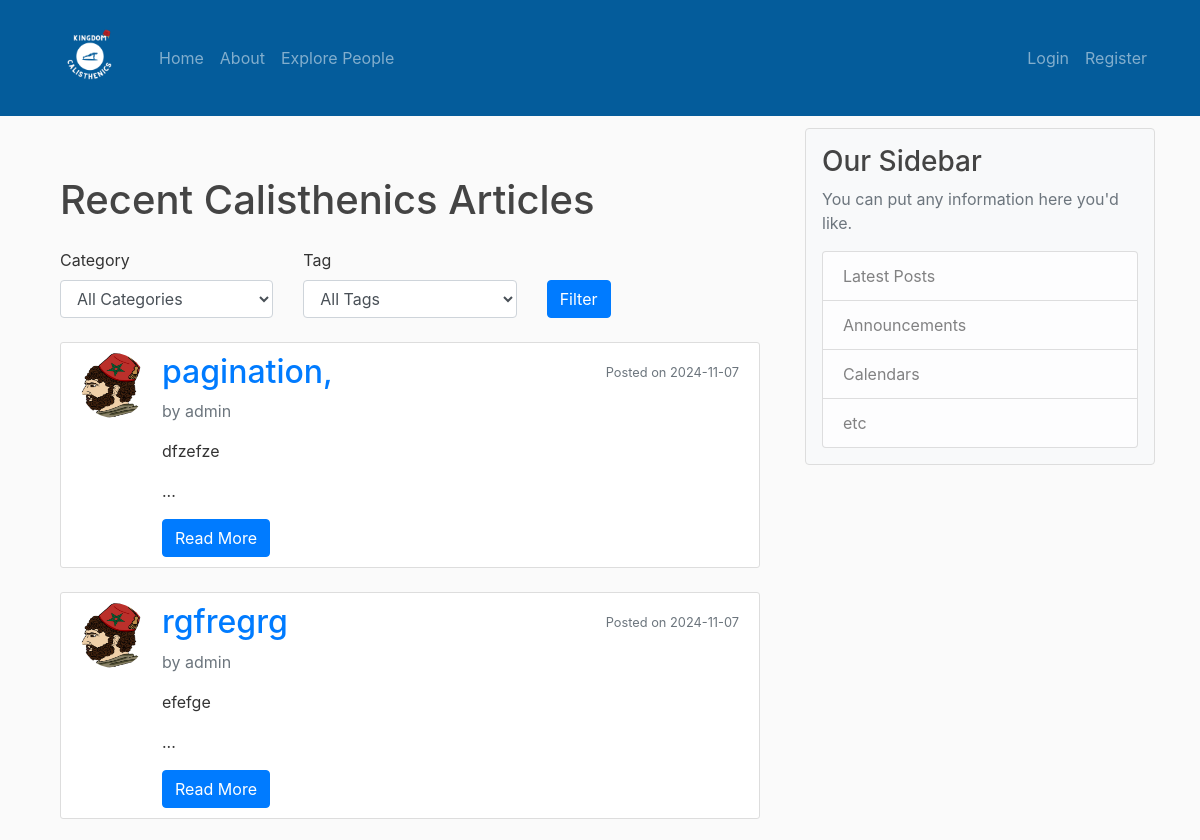
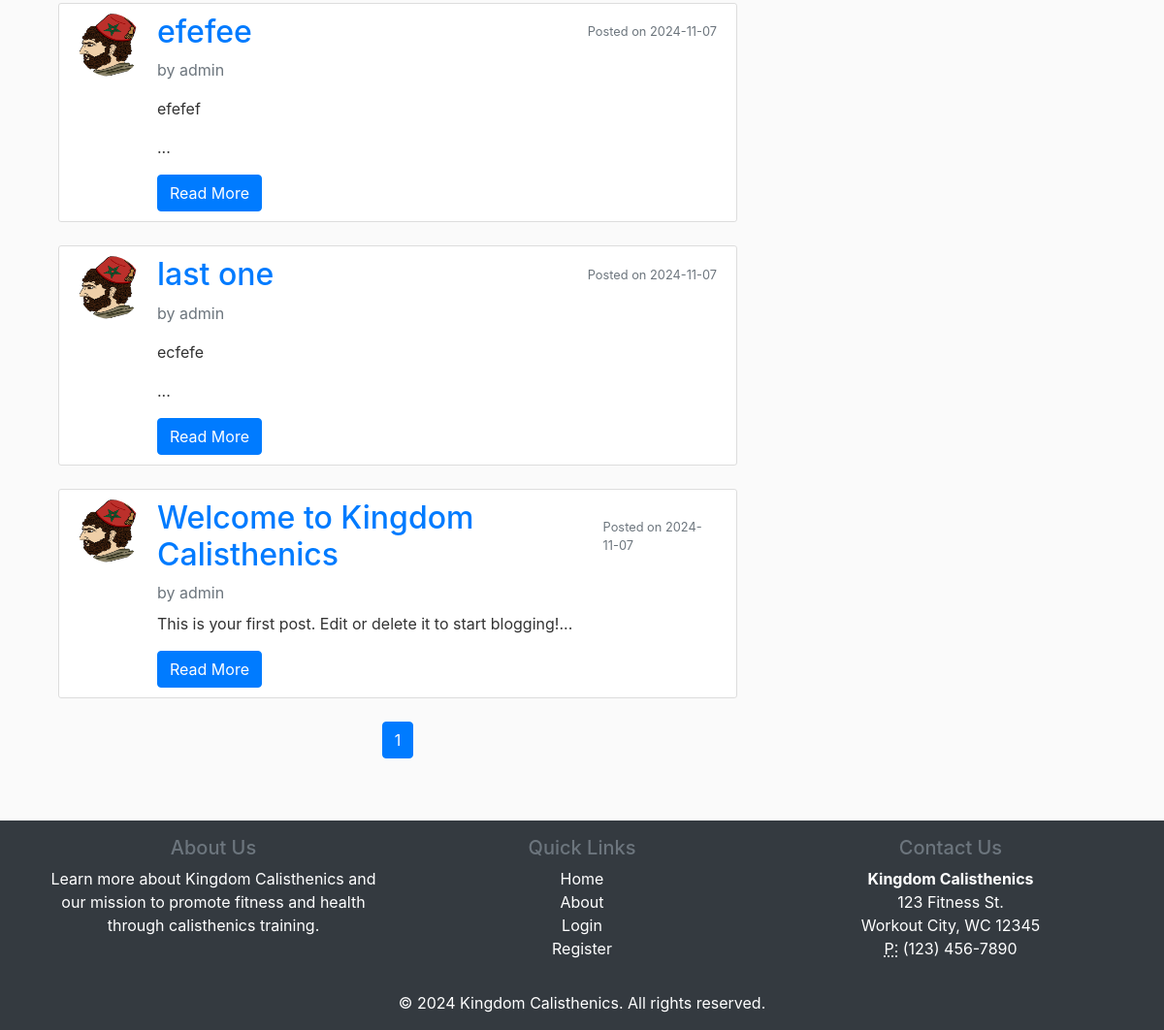
The page /home on the database its author committed (2 pictures, top to bottom).
### CalisthenicsBlog/models.py (models this page shows, shortened)
class Post(db.Model):
    id = db.Column(db.Integer, primary_key=True)
    title = db.Column(db.String(100), nullable=False)
    slug = db.Column(db.String(100), unique=True, nullable=False)
    date_posted = db.Column(db.DateTime, nullable=False, default=datetime.utcnow)
    last_modified = db.Column(db.DateTime, nullable=False, default=datetime.utcnow, onupdate=datetime.utcnow)
    content = db.Column(db.Text, nullable=False)
    excerpt = db.Column(db.String(200))
    featured_image = db.Column(db.String(100))
    is_published = db.Column(db.Boolean, default=True)
    views = db.Column(db.Integer, default=0)
    user_id = db.Column(db.Integer, db.ForeignKey('user.id'), nullable=False)
    category_id = db.Column(db.Integer, db.ForeignKey('category.id'))
    tags = db.relationship('Tag', secondary=post_tags, lazy='subquery',
                          backref=db.backref('posts', lazy=True))

class User(db.Model, UserMixin):
    id = db.Column(db.Integer, primary_key=True)
    username = db.Column(db.String(20), unique=True, nullable=False)
    email = db.Column(db.String(120), unique=True, nullable=False)
    image_file = db.Column(db.String(20), nullable=False, default='default.png')
    password = db.Column(db.String(60), nullable=False)
    role = db.Column(db.String(10), nullable=False, default='reader')
    posts = db.relationship('Post', backref='author', lazy=True)
    is_writer_applicant = db.Column(db.Boolean, default=False)  # True if user has applied to be a writer

### CalisthenicsBlog/routes.py (the view)
@app.route("/")
@app.route("/home")
def home():
    category_id = request.args.get('category', type=int)
    tag_id = request.args.get('tag', type=int)
    page = request.args.get('page', 1, type=int)
    query = Post.query.order_by(Post.date_posted.desc())
    if category_id:
        query = query.filter(Post.category_id == category_id)
    if tag_id:
        query = query.join(Post.tags).filter(Tag.id == tag_id)
    posts = query.paginate(page=page, per_page=5)  # Adjust `per_page` as needed
    categories = Category.query.all()
    tags = Tag.query.all()
    return render_template('home.html', posts=posts, categories=categories, tags=tags, int=int)

### CalisthenicsBlog/templates/home.html (shortened to what this page needs)
{% extends "layout.html" %}
{% block content %}
    <div class="container mt-5">
        <h1 class="mb-4">Recent Calisthenics Articles</h1>
        <form method="get" action="{{ url_for('home') }}" class="mb-4">
            <div class="row">
                <div class="col-md-4">
                    <label for="category">Category</label>
                    <select name="category" id="category" class="form-control">
                        <option value="">All Categories</option>
                    </select>
                </div>
                <div class="col-md-4">
                    <label for="tag">Tag</label>
                    <select name="tag" id="tag" class="form-control">
                        <option value="">All Tags</option>
                    </select>
                </div>
                <div class="col-md-4 align-self-end">
                    <button type="submit" class="btn btn-primary">Filter</button>
                </div>
            </div>
        </form>
        {% for post in posts.items %}
            <article class="media content-section mb-4">
                <img class="rounded-circle article-img" src="{{ url_for('static', filename='profile_pics/' + post.author.image_file) }}" alt="">
                <div class="media-body">
                    <div class="d-flex justify-content-between align-items-center mb-2">
                        <h2 class="article-title mb-0"><a href="{{ url_for('post', post_id=post.id) }}">{{ post.title }}</a></h2>
                        <small class="text-muted">Posted on {{ post.date_posted.strftime('%Y-%m-%d') }}</small>
                    </div>
                    <div class="mb-2">
                        <a class="text-secondary" href="#">by {{ post.author.username }}</a>
                    </div>
                    <p class="article-content">{{ post.content[:100] | safe }}...</p>
                    <a href="{{ url_for('post', post_id=post.id) }}" class="btn btn-primary">Read More</a>
                </div>
            </article>
        {% endfor %}
        <nav aria-label="Page navigation">
            <ul class="pagination justify-content-center">
                {% for page_num in posts.iter_pages() %}
                    {% if page_num %}
                        <li class="page-item {% if page_num == posts.page %}active{% endif %}">
                            <a class="page-link" href="{{ url_for('home', page=page_num, category=request.args.get('category'), tag=request.args.get('tag')) }}">{{ page_num }}</a>
                        </li>
                    {% else %}
                        <li class="page-item disabled"><span class="page-link">…</span></li>
                    {% endif %}
                {% endfor %}
            </ul>
        </nav>
    </div>
{% endblock content %}

### CalisthenicsBlog/templates/layout.html (shortened to what this page needs)
<!DOCTYPE html>
<html lang="en">
<head>
    <link rel="stylesheet" href="https://cdn.jsdelivr.net/npm/bootstrap@4.4.1/dist/css/bootstrap.min.css">
    <link rel="stylesheet" type="text/css" href="{{ url_for('static', filename='main.css')}}">
    <link rel="stylesheet" href="{{ url_for('static', filename='css/about.css') }}">
    <link rel="stylesheet" href="{{ url_for('static', filename='css/user.css') }}">
</head>
<body>
<nav class="navbar navbar-expand-md navbar-dark bg-steel fixed-top">
    <div class="container">
        <a class="navbar-brand" href="/">
            <img src="{{ url_for('static', filename='images/logo3.png') }}" alt="Logo" style="width: 90px; height: auto; ">
        </a>
        <div class="collapse navbar-collapse" id="navbarNav">
            <ul class="navbar-nav mr-auto">
                <li class="nav-item">
                    <a class="nav-link" href="/">Home</a>
                </li>
                <li class="nav-item">
                    <a class="nav-link" href="/about">About</a>
                </li>
                <li class="nav-item">
                    <a class="nav-link" href="{{ url_for('explore_people') }}">Explore People</a>
                </li>
            </ul>
            <ul class="navbar-nav ml-auto">
                {% if current_user.is_authenticated %}
                <li class="nav-item">
                    <a class="nav-link" href="{{ url_for('new_post')}}">New Post</a>
                </li>
                    <li class="nav-item">
                        <a class="nav-link" href="{{ url_for('account')}}">Account</a>
                    </li>
                    <li class="nav-item">
                        <a class="nav-link" href="{{ url_for('logout')}}">Logout</a>
                    </li>
                {% else %}
                    <li class="nav-item">
                        <a class="nav-link" href="{{ url_for('login')}}">Login</a>
                    </li>
                    <li class="nav-item">
                        <a class="nav-link" href="{{ url_for('register')}}">Register</a>
                    </li>
                {% endif %}
            </ul>
        </div>
    </div>
</nav>
<main role="main" class="container py-5 mt-5">
    <div class="row">
        <div class="col-md-8">
            {% block content %}{% endblock %}
        </div>
        <div class="col-md-4">
            <div class="content-section p-3 bg-light rounded">
                <h3>Our Sidebar</h3>
                <p class='text-muted'>You can put any information here you'd like.</p>
                <ul class="list-group">
                    <li class="list-group-item list-group-item-light">Latest Posts</li>
                    <li class="list-group-item list-group-item-light">Announcements</li>
                    <li class="list-group-item list-group-item-light">Calendars</li>
                    <li class="list-group-item list-group-item-light">etc</li>
                </ul>
            </div>
        </div>
    </div>
</main>
<footer class="footer mt-auto py-3 bg-dark text-white text-center">
    <div class="container">
        <div class="row">
            <div class="col-md-4 ">
                <h5 class="text-secondary">About Us</h5>
                <p>Learn more about Kingdom Calisthenics and our mission to promote fitness and health through calisthenics training.</p>
            </div>
            <div class="col-md-4">
                <h5 class="text-secondary">Quick Links</h5>
                <ul class="list-unstyled">
                    <li><a href="/" class="text-white">Home</a></li>
                    <li><a href="/about" class="text-white">About</a></li>
                    <li><a href="/login" class="text-white">Login</a></li>
                    <li><a href="/register" class="text-white">Register</a></li>
                </ul>
            </div>
            <div class="col-md-4">
                <h5 class="text-secondary">Contact Us</h5>
                <address>
                    <strong>Kingdom Calisthenics</strong><br>
                    123 Fitness St.<br>
                    Workout City, WC 12345<br>
                    <abbr title="Phone">P:</abbr> (123) 456-7890
                </address>
            </div>
        </div>
        <div class="text-center mt-3">
            &copy; 2024 Kingdom Calisthenics. All rights reserved.
        </div>
    </div>
</footer>
</body>
</html>

### CalisthenicsBlog/static/main.css (style rules this page uses)
body { background: #fafafa; color: #333333; margin-top: 5rem; }
h1, h2, h3, h4, h5, h6 { color: #444444; }
.bg-steel { background-color: #045c9b; }
.content-section { background: #ffffff; padding: 10px 20px; border: 1px solid #dddddd; border-radius: 3px; margin-bottom: 20px; }
.article-title { color: #444444; }
.article-content { white-space: pre-line; }
.article-img { height: 65px; width: 65px; margin-right: 16px; }

### rows shown on the page
Post: image_file (placeholder picture), title "pagination,", date_posted "2024-11-07", author.username "admin", content "dfzefze"
Post: image_file (placeholder picture), title "rgfregrg", date_posted "2024-11-07", author.username "admin", content "efefge"
Post: image_file (placeholder picture), title "efefee", date_posted "2024-11-07", author.username "admin", content "efefef"
Post: image_file (placeholder picture), title "last one", date_posted "2024-11-07", author.username "admin", content "ecfefe"
Post: image_file (placeholder picture), title "Welcome to Kingdom Calisthenics", date_posted "2024-11-07", author.username "admin", content "This is your first post. Edit or delete it to start blogging!"

### other values the page prints
{{ page_num }} "1"
